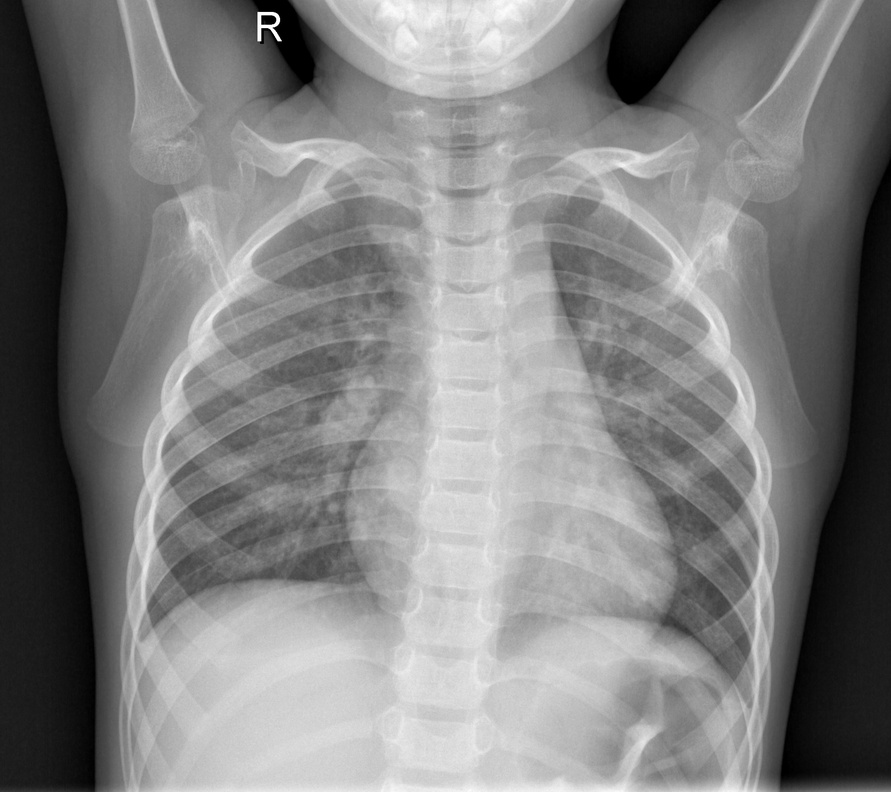
#> input picture dataset/NORMAL/IM-0115-0001.jpeg, 891 x 792 px, shrunk from 2090 x 1858 before the run
$ python enhance_cli.py dataset/NORMAL/IM-0115-0001.jpeg --technique hist_eq
#> lines starting #> are read from the running program, lines starting #| are printed output that depends on the picture
#> in main, original_image is the input picture: shape (792, 891); min 0, max 255, mean 128.9
import os
import argparse
import sys
try:
    import cv2
    import numpy as np
    import matplotlib.pyplot as plt
except ImportError as e:
    print(f"--> Error: A required library is missing: {e.name}")
    print("--> Please install the necessary libraries by running this command:")
    print("pip install opencv-python numpy matplotlib")
    sys.exit(1)

# --- Constants ---
BG_COLOR = "#2e2e2e"
FRAME_COLOR = "#3c3c3c"
TEXT_COLOR = "#dcdcdc"
ERROR_COLOR = "#e74c3c"
DEFAULT_OUTPUT_DIR = "cli_output"

def apply_histogram_equalization(image: np.ndarray) -> np.ndarray:
    """Applies Histogram Equalization to a grayscale image."""
    print("--> Applying Histogram Equalization...")
    return cv2.equalizeHist(image)
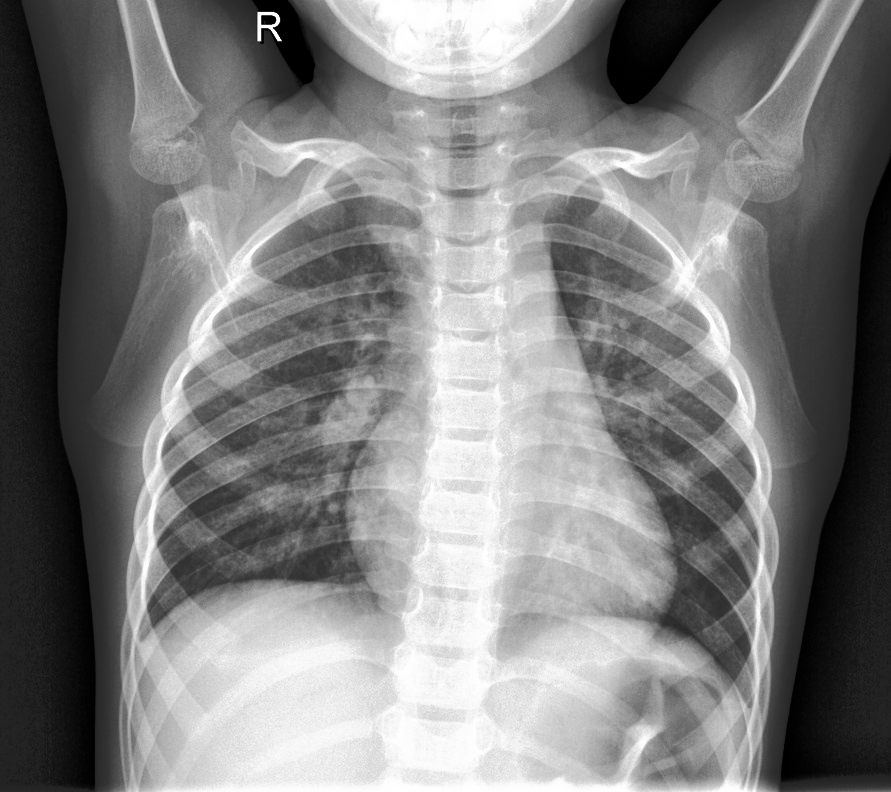
#> returned value: shape (792, 891); min 0, max 255, mean 127.6

def apply_gamma_correction(image: np.ndarray, gamma: float) -> np.ndarray:
    """Applies Power-Law (Gamma) transformation to a grayscale image."""
    if gamma <= 0:
        raise ValueError("Gamma value must be greater than zero.")

    print(f"--> Applying Gamma Correction with gamma={gamma:.2f}...")
    inv_gamma = 1.0 / gamma
    table = np.array([((i / 255.0) ** inv_gamma) * 255 for i in np.arange(256)]).astype("uint8")
    return cv2.LUT(image, table)

def save_histogram_to_file(image_data: np.ndarray, file_path: str, title: str):
    """Calculates and saves the histogram of an image to a file."""
#> called with file_path = 'cli_output/IM-0115-0001_hist_eq_hist.png', title = 'Enhanced Histogram (hist_eq)'
    print(f"--> Generating and saving histogram to: {file_path}")

    counts, bins = np.histogram(image_data.ravel(), bins=256, range=[0, 256])
#> counts = 256 values, max 6519 at index 30, min 0 at index 7, mean 2756.5; bins = 257 values from 0 to 256

    fig, ax = plt.subplots(facecolor=FRAME_COLOR, figsize=(6, 4))
    fig.suptitle(title, color=TEXT_COLOR, fontsize=12)
    ax.set_facecolor(BG_COLOR)
    ax.bar(bins[:-1], counts, width=1.0, color=ERROR_COLOR)
    ax.set_xlim([0, 255])
    ax.tick_params(colors=TEXT_COLOR, which='both')
    ax.set_xlabel("Pixel Intensity", color=TEXT_COLOR)
    ax.set_ylabel("Frequency", color=TEXT_COLOR)
    ax.grid(True, linestyle='--', alpha=0.2)
    fig.tight_layout(rect=[0, 0, 1, 0.95])

    fig.savefig(file_path, facecolor=FRAME_COLOR, dpi=150)
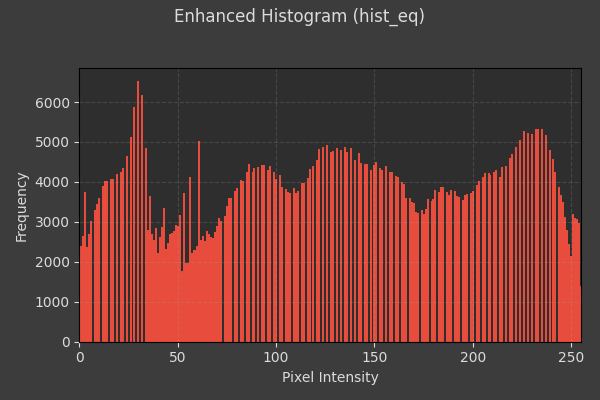
#> figure drawn by matplotlib, 1 panel; tallest bar 6519 high, from x = 29.5 to 30.5
    plt.close(fig)

def main():
    parser = argparse.ArgumentParser(
        description="A command-line tool for medical image enhancement.",
        formatter_class=argparse.RawTextHelpFormatter
    )

    parser.add_argument("filepath", type=str, help="Path to the input image file.")
    parser.add_argument("-t", "--technique", type=str, required=True, choices=["hist_eq", "gamma"], help="The enhancement technique to apply:\n'hist_eq': Histogram Equalization\n'gamma':   Power-Law (Gamma) Correction")
    parser.add_argument("-g", "--gamma", type=float, help="The gamma value for the 'gamma' technique. Required if technique is 'gamma'.")
    parser.add_argument("-o", "--output_dir", type=str, default=DEFAULT_OUTPUT_DIR, help=f"The directory to save output files. (Default: {DEFAULT_OUTPUT_DIR})")

    args = parser.parse_args()

    if args.technique == 'gamma' and not args.gamma:
        parser.error("The --gamma (-g) argument is REQUIRED when using the 'gamma' technique.")
    print(f"Step 1: Validating input file path...")
    absolute_filepath = os.path.abspath(args.filepath)

    if not os.path.exists(absolute_filepath):
        print(f"\n--- FATAL ERROR ---")
        print(f"Input file not found at the specified path.")
        print(f"Attempted to read: {absolute_filepath}")
        print(f"Please check the filename for typos and ensure it's in the correct folder.")
        return

    print(f"--> File found: {absolute_filepath}")

    try:
        # --- Main Logic ---
        print("\nStep 2: Preparing output directory...")
        # Get the directory of the script to create the output folder there
        script_dir = os.path.dirname(os.path.abspath(__file__))
        output_path = os.path.join(script_dir, args.output_dir)

        if not os.path.exists(output_path):
            os.makedirs(output_path)
            print(f"--> Created output directory: '{output_path}'")
        else:
            print(f"--> Output directory already exists: '{output_path}'")

        print("\nStep 3: Processing image...")
        original_image = cv2.imread(absolute_filepath, cv2.IMREAD_GRAYSCALE)
        if original_image is None:
            print(f"--- FATAL ERROR ---")
            print(f"The file was found, but OpenCV could not read it. It may be corrupted or in an unsupported format.")
            return

        if args.technique == "hist_eq":
            processed_image = apply_histogram_equalization(original_image)
            suffix = "hist_eq"
        else: # Must be gamma, already validated
            processed_image = apply_gamma_correction(original_image, args.gamma)
            suffix = f"gamma_{args.gamma:.2f}"

        print("\nStep 4: Saving output files...")
        base_name, _ = os.path.splitext(os.path.basename(absolute_filepath))
        new_image_filename = f"{base_name}_{suffix}.png"
        new_hist_filename = f"{base_name}_{suffix}_hist.png"

        image_save_path = os.path.join(output_path, new_image_filename)
        hist_save_path = os.path.join(output_path, new_hist_filename)

        cv2.imwrite(image_save_path, processed_image)
        print(f"--> Saved enhanced image to: {image_save_path}")

        save_histogram_to_file(processed_image, hist_save_path, f"Enhanced Histogram ({suffix})")

        print("\n--- Enhancement Complete! ---")

    except Exception as e:
        print(f"\n--- An Unexpected Error Occurred ---")
        print(f"Error details: {e}")

if __name__ == "__main__":
    main()

$ run again, on dataset/NORMAL/IM-0122-0001.jpeg
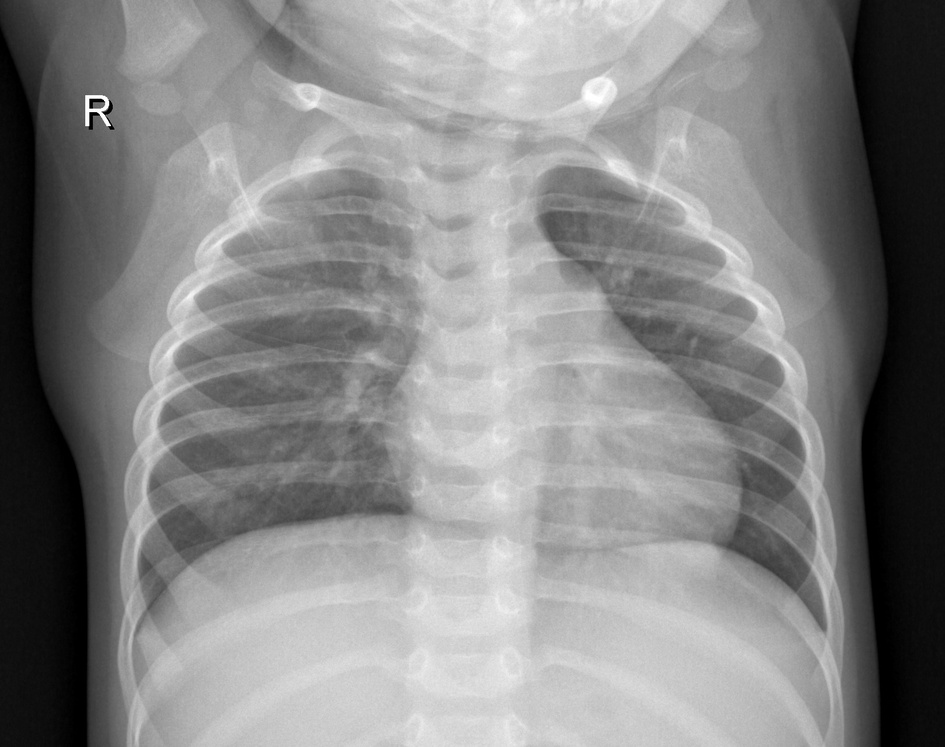
#> input picture dataset/NORMAL/IM-0122-0001.jpeg, 945 x 747 px, shrunk from 1618 x 1279 before the run
#> in main, original_image is the input picture: shape (747, 945); min 0, max 255, mean 133
#> in apply_histogram_equalization, `return cv2.equalizeHist(image)`:
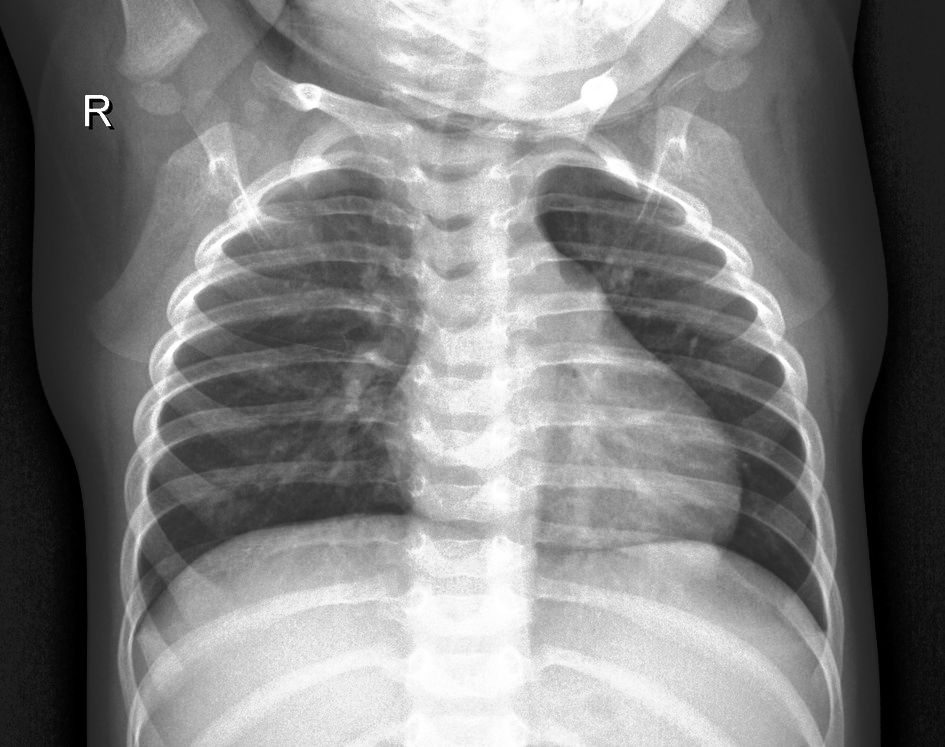
#> returned value: shape (747, 945); min 0, max 255, mean 126.9
#> counts = 256 values, max 8485 at index 20, min 0 at index 7, mean 2757.5; bins = 257 values from 0 to 256
#> in save_histogram_to_file, `fig.savefig(file_path, facecolor=FRAME_COLOR, dpi=150)`:
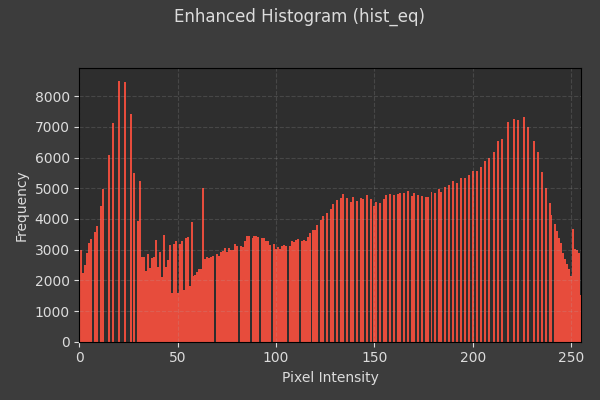
#> figure drawn by matplotlib, 1 panel; tallest bar 8485 high, from x = 19.5 to 20.5
